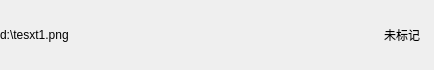
<?xml version="1.0" encoding="UTF-8"?>
<ui version="4.0">
 <class>uiItem</class>
 <widget class="QWidget" name="uiItem">
  <property name="geometry">
   <rect>
    <x>0</x>
    <y>0</y>
    <width>434</width>
    <height>70</height>
   </rect>
  </property>
  <property name="windowTitle">
   <string>Form</string>
  </property>
  <layout class="QGridLayout" name="gridLayout">
   <property name="leftMargin">
    <number>0</number>
   </property>
   <property name="topMargin">
    <number>0</number>
   </property>
   <property name="rightMargin">
    <number>0</number>
   </property>
   <property name="bottomMargin">
    <number>0</number>
   </property>
   <property name="spacing">
    <number>0</number>
   </property>
   <item row="0" column="0">
    <widget class="QWidget" name="itemBackWdt" native="true">
     <layout class="QGridLayout" name="gridLayout_3">
      <property name="leftMargin">
       <number>0</number>
      </property>
      <property name="topMargin">
       <number>0</number>
      </property>
      <property name="rightMargin">
       <number>0</number>
      </property>
      <property name="bottomMargin">
       <number>0</number>
      </property>
      <property name="spacing">
       <number>0</number>
      </property>
      <item row="0" column="0">
       <layout class="QHBoxLayout" name="horizontalLayout_2" stretch="10,1">
        <property name="spacing">
         <number>10</number>
        </property>
        <property name="rightMargin">
         <number>8</number>
        </property>
        <item>
         <widget class="QLabel" name="picPathLr">
          <property name="minimumSize">
           <size>
            <width>260</width>
            <height>0</height>
           </size>
          </property>
          <property name="maximumSize">
           <size>
            <width>16777215</width>
            <height>16777215</height>
           </size>
          </property>
          <property name="text">
           <string>d:\tesxt1.png</string>
          </property>
         </widget>
        </item>
        <item>
         <widget class="QWidget" name="markWdt" native="true">
          <property name="minimumSize">
           <size>
            <width>64</width>
            <height>26</height>
           </size>
          </property>
          <property name="maximumSize">
           <size>
            <width>64</width>
            <height>26</height>
           </size>
          </property>
          <layout class="QGridLayout" name="gridLayout_2">
           <property name="leftMargin">
            <number>1</number>
           </property>
           <property name="topMargin">
            <number>1</number>
           </property>
           <property name="rightMargin">
            <number>1</number>
           </property>
           <property name="bottomMargin">
            <number>1</number>
           </property>
           <property name="spacing">
            <number>0</number>
           </property>
           <item row="0" column="0">
            <layout class="QHBoxLayout" name="horizontalLayout">
             <property name="spacing">
              <number>0</number>
             </property>
             <property name="rightMargin">
              <number>0</number>
             </property>
             <item>
              <widget class="QLabel" name="okLr">
               <property name="minimumSize">
                <size>
                 <width>16</width>
                 <height>16</height>
                </size>
               </property>
               <property name="maximumSize">
                <size>
                 <width>16</width>
                 <height>16</height>
                </size>
               </property>
               <property name="text">
                <string/>
               </property>
               <property name="alignment">
                <set>Qt::AlignCenter</set>
               </property>
              </widget>
             </item>
             <item>
              <widget class="QLabel" name="markLr">
               <property name="text">
                <string>未标记</string>
               </property>
               <property name="alignment">
                <set>Qt::AlignCenter</set>
               </property>
              </widget>
             </item>
            </layout>
           </item>
          </layout>
         </widget>
        </item>
       </layout>
      </item>
     </layout>
    </widget>
   </item>
  </layout>
 </widget>
 <resources/>
 <connections/>
</ui>
